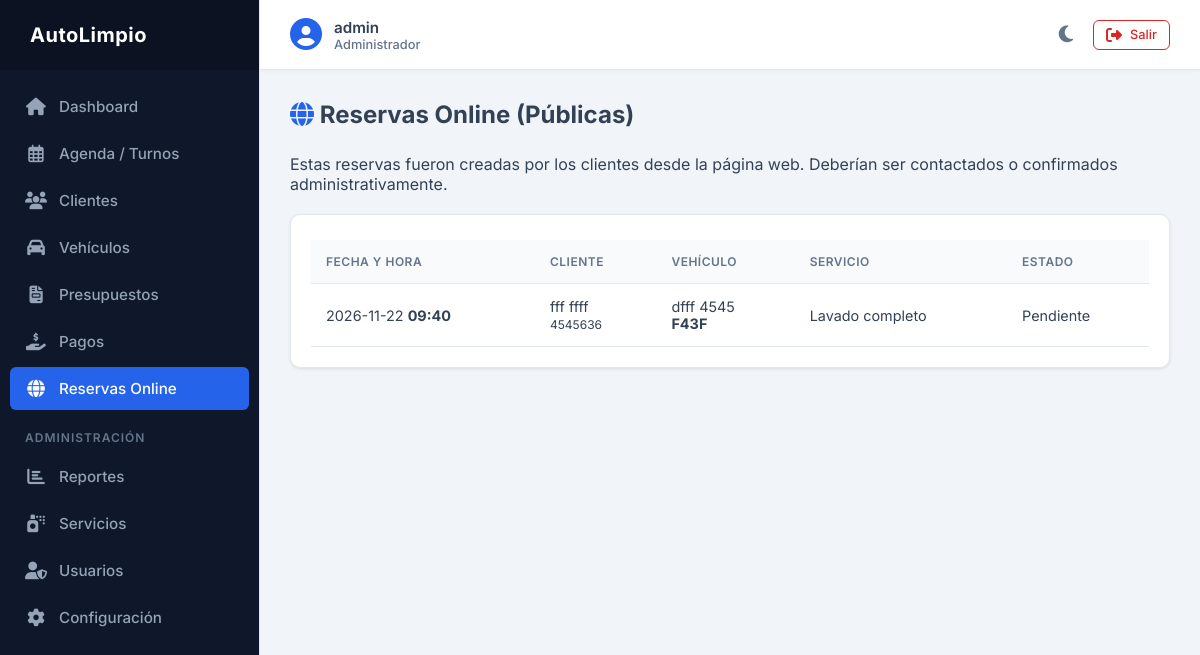
/reservas (signed in), run on an earlier commit of the app's database.
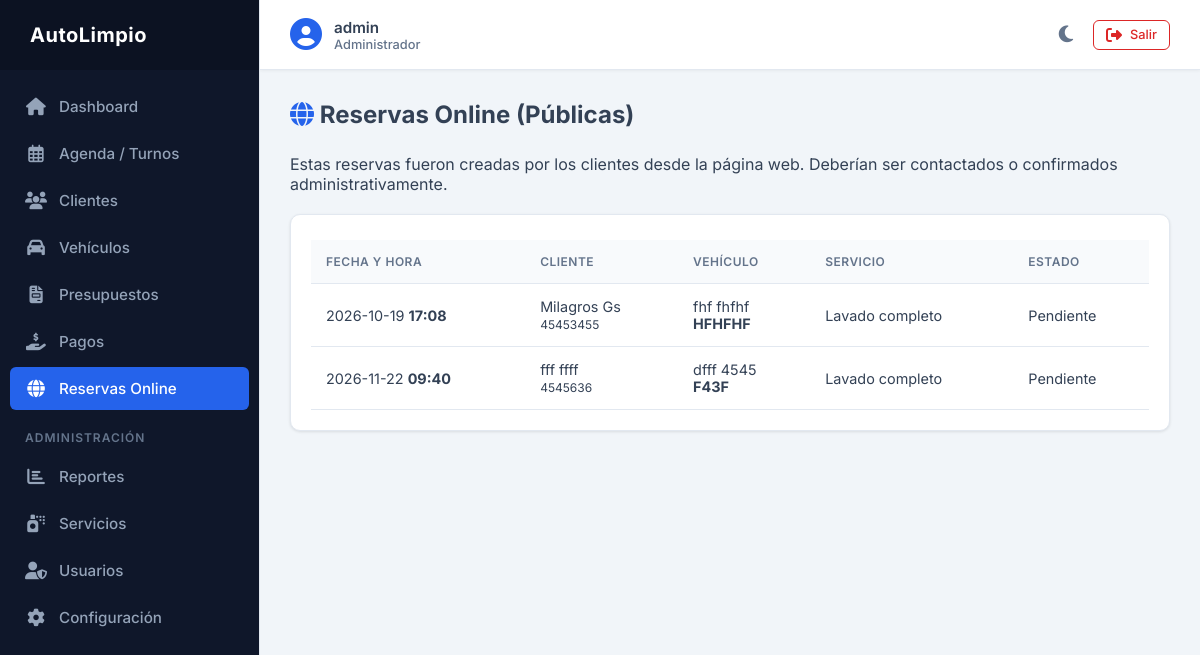
And on a later commit of the database.
### tables this page shows
CREATE TABLE reservas (
        id INTEGER PRIMARY KEY AUTOINCREMENT,
        cliente_nombre TEXT NOT NULL,
        cliente_apellido TEXT NOT NULL,
        cliente_telefono TEXT NOT NULL,
        vehiculo_marca TEXT NOT NULL,
        vehiculo_modelo TEXT NOT NULL,
        vehiculo_patente TEXT NOT NULL,
        servicio_id INTEGER NOT NULL,
        fecha TEXT NOT NULL,
        hora TEXT NOT NULL,
        estado TEXT NOT NULL DEFAULT 'Pendiente',
        fecha_reserva TIMESTAMP DEFAULT CURRENT_TIMESTAMP,
        FOREIGN KEY (servicio_id) REFERENCES servicios(id)
    );

CREATE TABLE servicios (
        id INTEGER PRIMARY KEY AUTOINCREMENT,
        nombre TEXT NOT NULL,
        descripcion TEXT,
        precio REAL NOT NULL,
        duracion INTEGER NOT NULL,
        estado INTEGER DEFAULT 1
    );

### app.py (the view)
@app.route('/reservas')
@login_required
def reservas_list():
    conn = get_db()
    reservas = conn.execute('''
        SELECT r.*, s.nombre AS servicio
        FROM reservas r
        JOIN servicios s ON r.servicio_id = s.id
        ORDER BY r.fecha ASC, r.hora ASC
    ''').fetchall()
    conn.close()
    return render_template('reservas.html', reservas=reservas)

### app.py (called while the page is built)
def get_db():
    conn = sqlite3.connect(DB_PATH)
    conn.row_factory = sqlite3.Row
    return conn

def login_required(f):
    @wraps(f)
    def decorated_function(*args, **kwargs):
        if 'user_id' not in session:
            return redirect(url_for('login'))
        return f(*args, **kwargs)
    return decorated_function

### templates/reservas.html
{% extends 'base.html' %}
{% block content %}
<div class="page-header">
    <h2><i class="fas fa-globe" style="color: var(--primary-color);"></i> Reservas Online (Públicas)</h2>
</div>
<p>Estas reservas fueron creadas por los clientes desde la página web. Deberían ser contactados o confirmados administrativamente.</p>
<div class="table-container" style="margin-top: 20px;">
    <table>
        <thead>
            <tr>
                <th>Fecha y Hora</th>
                <th>Cliente</th>
                <th>Vehículo</th>
                <th>Servicio</th>
                <th>Estado</th>
            </tr>
        </thead>
        <tbody>
            {% for r in reservas %}
            <tr>
                <td>{{ r.fecha }} <strong>{{ r.hora }}</strong></td>
                <td>{{ r.cliente_nombre }} {{ r.cliente_apellido }}<br><small>{{ r.cliente_telefono }}</small></td>
                <td>{{ r.vehiculo_marca }} {{ r.vehiculo_modelo }}<br><strong>{{ r.vehiculo_patente }}</strong></td>
                <td>{{ r.servicio }}</td>
                <td>{{ r.estado }}</td>
            </tr>
            {% else %}
            <tr>
                <td colspan="5" style="text-align: center;">No hay reservas online.</td>
            </tr>
            {% endfor %}
        </tbody>
    </table>
</div>
{% endblock %}

### templates/base.html (shortened to what this page needs)
<!DOCTYPE html>
<html lang="es">
<head>
    <link rel="stylesheet" href="https://cdnjs.cloudflare.com/ajax/libs/font-awesome/6.4.0/css/all.min.css">
    <link rel="stylesheet" href="{{ url_for('static', filename='css/style.css') }}">
</head>
<body>
    <div class="sidebar" id="sidebar">
        <div class="sidebar-header">
            <h2>AutoLimpio</h2>
        </div>
        <div class="sidebar-menu">
            <a href="{{ url_for('dashboard') }}" class="{% if request.endpoint == 'dashboard' %}active{% endif %}">
                <i class="fas fa-home fa-fw"></i> Dashboard
            </a>
            <a href="{{ url_for('turnos') }}" class="{% if request.endpoint == 'turnos' or request.endpoint == 'turno_nuevo' %}active{% endif %}">
                <i class="far fa-calendar-alt fa-fw"></i> Agenda / Turnos
            </a>
            <a href="{{ url_for('clientes') }}" class="{% if request.endpoint == 'clientes' or request.endpoint == 'cliente_nuevo' or request.endpoint == 'cliente_editar' or request.endpoint == 'cliente_detalle' %}active{% endif %}">
                <i class="fas fa-users fa-fw"></i> Clientes
            </a>
            <a href="{{ url_for('vehiculos') }}" class="{% if request.endpoint == 'vehiculos' or request.endpoint == 'vehiculo_nuevo' %}active{% endif %}">
                <i class="fas fa-car fa-fw"></i> Vehículos
            </a>
            <a href="{{ url_for('presupuestos') }}" class="{% if request.endpoint == 'presupuestos' or request.endpoint == 'presupuesto_nuevo' or request.endpoint == 'presupuesto_ver' %}active{% endif %}">
                <i class="fas fa-file-invoice fa-fw"></i> Presupuestos
            </a>
            <a href="{{ url_for('pagos') }}" class="{% if request.endpoint == 'pagos' or request.endpoint == 'pago_nuevo' %}active{% endif %}">
                <i class="fas fa-hand-holding-usd fa-fw"></i> Pagos
            </a>
            <a href="{{ url_for('reservas_list') }}" class="{% if request.endpoint == 'reservas_list' %}active{% endif %}">
                <i class="fas fa-globe fa-fw"></i> Reservas Online
            </a>
            {% if session.get('rol') in ['administrador', 'dueno'] %}
            <div class="sidebar-divider">Administración</div>
            <a href="{{ url_for('reportes') }}" class="{% if request.endpoint == 'reportes' %}active{% endif %}">
                <i class="fas fa-chart-bar fa-fw"></i> Reportes
            </a>
            <a href="{{ url_for('servicios') }}" class="{% if request.endpoint == 'servicios' or request.endpoint == 'servicio_nuevo' %}active{% endif %}">
                <i class="fas fa-spray-can fa-fw"></i> Servicios
            </a>
            <a href="{{ url_for('usuarios') }}" class="{% if request.endpoint == 'usuarios' %}active{% endif %}">
                <i class="fas fa-user-shield fa-fw"></i> Usuarios
            </a>
            <a href="{{ url_for('configuracion') }}" class="{% if request.endpoint == 'configuracion' %}active{% endif %}">
                <i class="fas fa-cog fa-fw"></i> Configuración
            </a>
            {% endif %}
        </div>
    </div>
    <div class="main-content" id="main-content">
        <div class="header">
            <div class="user-info">
                <div class="user-avatar">
                    <i class="fas fa-user-circle"></i>
                </div>
                <div class="user-details">
                    <span class="user-name">{{ session.get('username') }}</span>
                    <span class="user-role">{{ session.get('rol') | capitalize }}</span>
                </div>
            </div>
            <div class="header-actions">
                <button id="theme-toggle" class="theme-toggle" title="Alternar Modo Oscuro/Claro">
                    <i id="theme-icon" class="fas fa-moon"></i>
                </button>
                <a href="{{ url_for('logout') }}" class="btn btn-outline-danger btn-sm">
                    <i class="fas fa-sign-out-alt"></i> Salir
                </a>
            </div>
        </div>
        <div class="content-wrapper">
            {% block content %}{% endblock %}
        </div>
    </div>
</body>
</html>

What changed in the data, as far as the page shows it:
added reservas: fecha "2026-10-19", hora "17:08", cliente_nombre "Milagros", cliente_apellido "Gs", cliente_telefono "45453455", vehiculo_marca "fhf", vehiculo_modelo "fhfhf", vehiculo_patente "HFHFHF", servicio "Lavado completo", estado "Pendiente"
